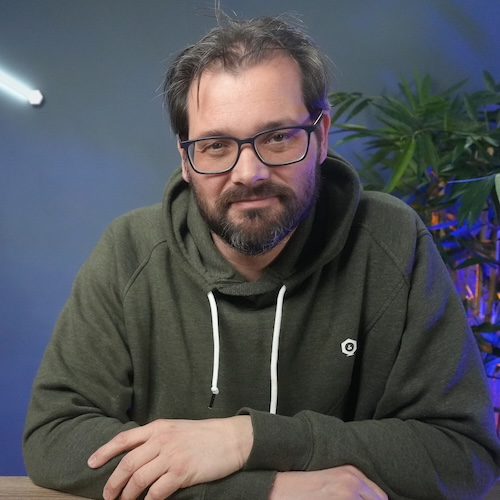
#> input picture 2025/abstraction/input.jpg, 500 x 500 px
$ python abstraction_protocol.py
#> lines starting #> are read from the running program, lines starting #| are printed output that depends on the picture
from dataclasses import dataclass
from typing import Any, Protocol

from PIL import Image


class ImageFilter(Protocol):
    name: str

    def apply(self, image: Image.Image) -> Image.Image: ...

    def configure(self, config: dict[str, Any]) -> None: ...


@dataclass
class SepiaFilter:
    name: str = "Sepia"
    _depth: int = 20

    def apply(self, image: Image.Image) -> Image.Image:
        print(f"Applying {self.name} filter with depth {self._depth}")
        sepia_image = image.convert("RGB")
        width, height = sepia_image.size
        pixels = sepia_image.load()

        for y in range(height):
            for x in range(width):
                r, g, b = pixels[x, y]
                tr = int(0.393 * r + 0.769 * g + 0.189 * b + self._depth)
                tg = int(0.349 * r + 0.686 * g + 0.168 * b + self._depth)
                tb = int(0.272 * r + 0.534 * g + 0.131 * b + self._depth)
                pixels[x, y] = (min(255, tr), min(255, tg), min(255, tb))

        return sepia_image

    def configure(self, config: dict[str, Any]) -> None:
        self._depth = config.get("depth", self._depth)


def process_with_protocol(
    image_path: str, output_path: str, filter_obj: ImageFilter
) -> None:
#> called with image_path = 'input.jpg', output_path = 'output_protocol_sepia.jpg'
    print(f"\nUsing filter: {filter_obj.name}")
    image = Image.open(image_path)
#> image is the input picture: PIL image 500x500 RGB; mean R, G, B 81.6, 83.1, 87
    image = filter_obj.apply(image)
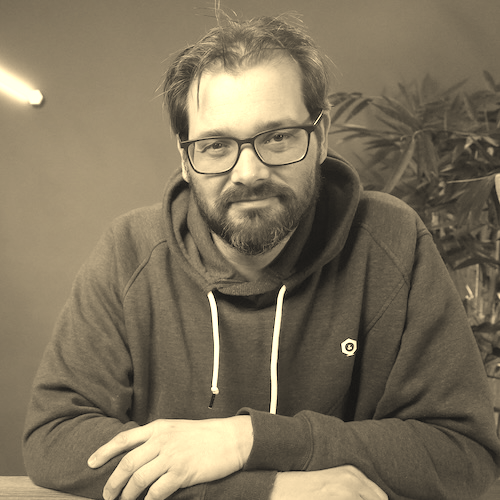
#> image: PIL image 500x500 RGB; mean R, G, B 125.7, 114.3, 92.5
    image.save(output_path)
    print(f"Saved processed image to {output_path}")


# ----------- Main function -----------


def main() -> None:
    input_image: str = "input.jpg"  # Replace with a real image path

    # Protocol example
    sepia = SepiaFilter()
    sepia.configure({"depth": 15})
    process_with_protocol(input_image, "output_protocol_sepia.jpg", sepia)


if __name__ == "__main__":
    main()
